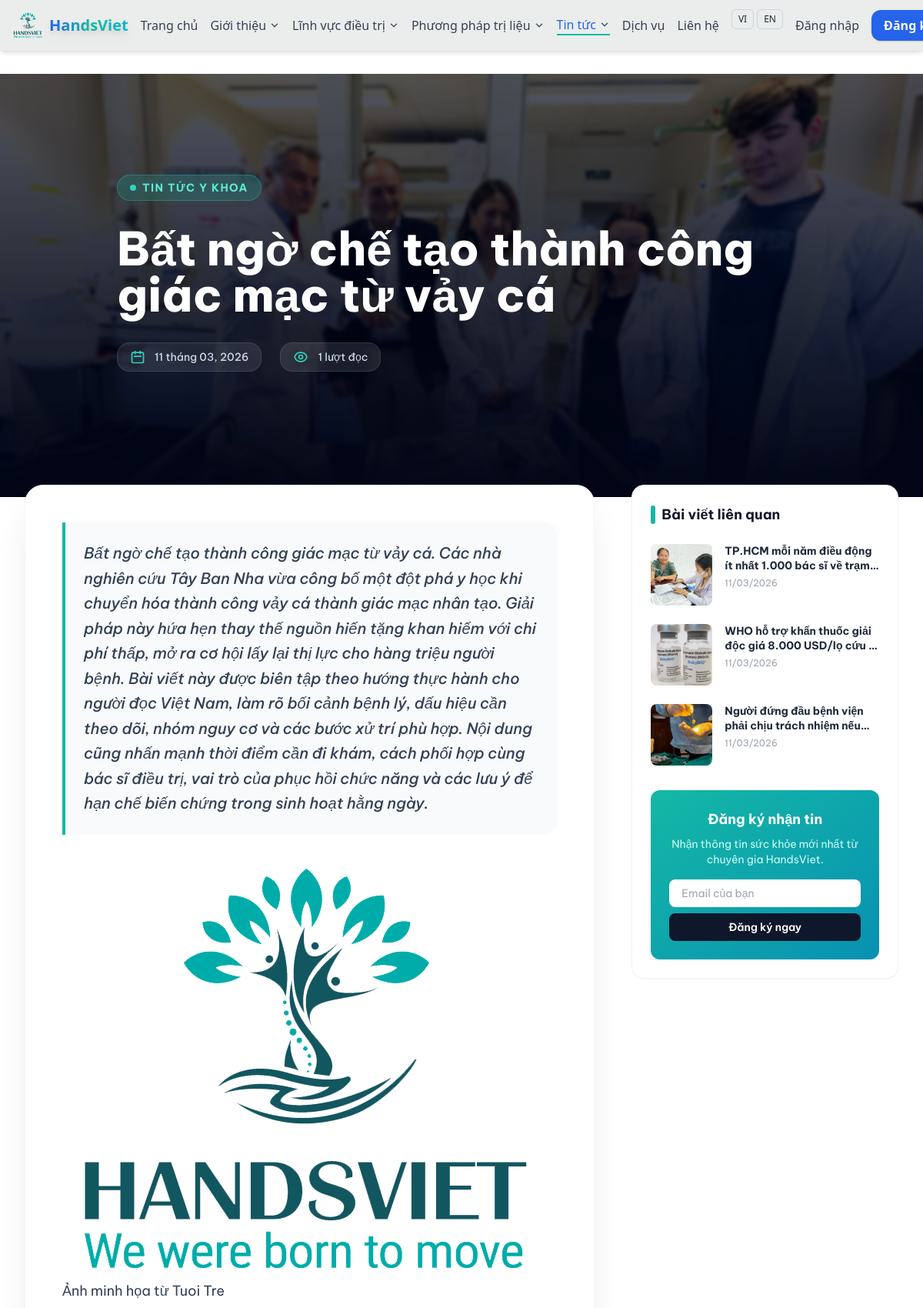
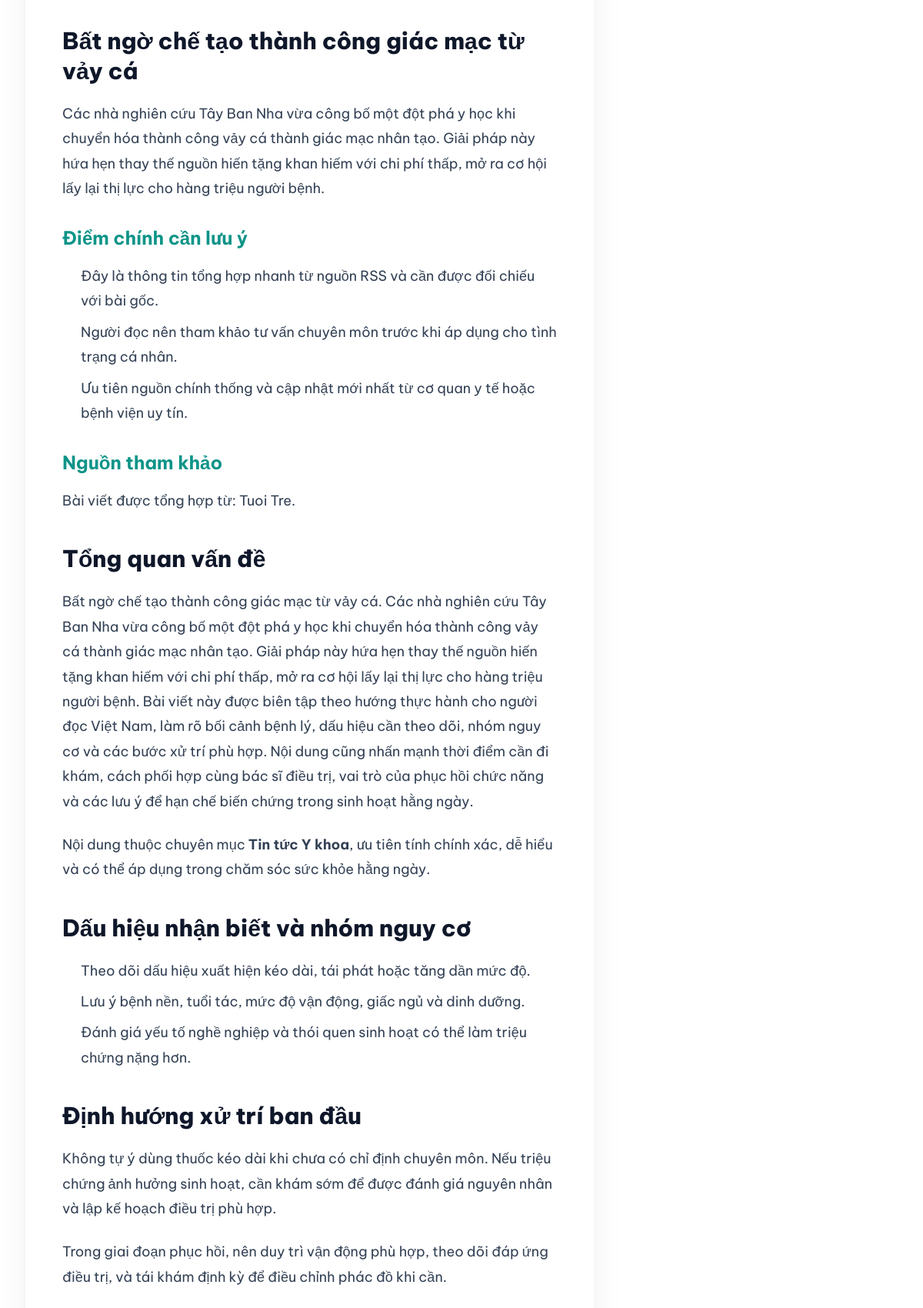
Page /news/bat-ngo-che-tao-thanh-cong-giac-mac-tu-vay-ca/ (upper part) on the committed database (2 pictures, top to bottom).
### hansviet_admin/models.py (models this page shows, shortened)
class NewsArticle(models.Model):
    category = models.ForeignKey(NewsCategory, on_delete=models.SET_NULL, null=True, blank=True)
    title = models.CharField(max_length=255)
    slug = models.SlugField(unique=True)
    summary = models.TextField(blank=True)
    content = models.TextField(blank=True)
    thumbnail = models.FileField(upload_to="news/", blank=True, null=True)
    author = models.ForeignKey(get_user_model(), on_delete=models.SET_NULL, null=True, blank=True)
    published_at = models.DateTimeField(auto_now_add=True)
    view_count = models.PositiveIntegerField(default=0)
    is_published = models.BooleanField(default=False)
    source_url = models.URLField(blank=True)
    source_name = models.CharField(max_length=255, blank=True)
    ai_source = models.CharField(max_length=100, blank=True)
    is_auto_generated = models.BooleanField(default=False)
    needs_review = models.BooleanField(default=True)
    class Meta:
        ordering = ["-published_at"]
        verbose_name = "News Article"
        verbose_name_plural = "News Articles"

class NewsCategory(models.Model):
    name = models.CharField(max_length=255)
    slug = models.SlugField(unique=True)
    class Meta:
        verbose_name = "News Category"
        verbose_name_plural = "News Categories"
        ordering = ["name"]

### hansviet_user/views.py (the view)
def news_detail(request, slug=None):
    article = get_object_or_404(
        NewsArticle.objects.select_related("category", "author"),
        slug=slug,
        is_published=True,
    )
    NewsArticle.objects.filter(pk=article.pk).update(view_count=F("view_count") + 1)
    article.refresh_from_db(fields=["view_count"])
    related = (
        NewsArticle.objects.filter(category=article.category, is_published=True)
        .exclude(pk=article.pk)
        .order_by("-published_at", "-id")[:3]
    )
    return render(request, "pages/news_detail.html", {"article": article, "related_articles": related})

### hansviet_user/templates/pages/news_detail.html (shortened to what this page needs)
﻿{% load static %}
<!DOCTYPE html>
<html lang="vi">
<head>
    <script src="https://cdn.tailwindcss.com"></script>
    <link rel="stylesheet" href="{% static 'css/home.css' %}">
</head>
<body class="bg-white text-slate-800 antialiased">
    {% include 'pages/header_tailwind.html' %}
    <div class="relative min-h-[450px] md:min-h-[550px] flex items-center pt-24 pb-32 overflow-hidden bg-slate-950">
        <div class="absolute inset-0 z-0">
            {% if article.thumbnail %}
            <img src="{{ article.thumbnail.url }}" class="w-full h-full object-cover opacity-50 contrast-125 scale-105"
                alt="{{ article.title }}">
            {% else %}
            <img src="{% static 'images/rehabilitation.png' %}" class="w-full h-full object-cover opacity-50 contrast-125 scale-105"
                alt="{{ article.title }}">
            {% endif %}
            <div class="absolute inset-0 bg-gradient-to-t from-slate-950 via-slate-950/60 to-slate-950/20"></div>
            <div class="absolute inset-0 bg-slate-950/20 backdrop-blur-[2px]"></div>
        </div>
        <div class="max-w-6xl mx-auto px-4 sm:px-6 lg:px-8 relative z-10">
            <div class="max-w-4xl">
                <div
                    class="inline-flex items-center gap-2 px-4 py-1.5 rounded-full bg-teal-500/20 backdrop-blur-md border border-teal-400/30 mb-8 transform -translate-y-4 animate-fade-in-up">
                    <span class="w-2 h-2 rounded-full bg-teal-400 animate-pulse"></span>
                    <span class="text-sm font-bold text-teal-300 uppercase tracking-widest">
                        {% if article.category %}
                        {{ article.category.name }}
                        {% else %}
                        Tin tức
                        {% endif %}
                    </span>
                </div>
                <h1
                    class="text-4xl md:text-6xl font-extrabold text-white mb-8 leading-tight animate-fade-in-up delay-100 drop-shadow-2xl">
                    {{ article.title }}
                </h1>
                <div
                    class="flex flex-wrap items-center gap-6 text-slate-300 text-sm font-medium animate-fade-in-up delay-200">
                    <div
                        class="flex items-center gap-3 bg-white/10 px-4 py-2 rounded-2xl backdrop-blur-md border border-white/10">
                        <svg class="w-5 h-5 text-teal-400" fill="none" stroke="currentColor" viewBox="0 0 24 24">
                            <path stroke-linecap="round" stroke-linejoin="round" stroke-width="2"
                                d="M8 7V3m8 4V3m-9 8h10M5 21h14a2 2 0 002-2V7a2 2 0 00-2-2H5a2 2 0 00-2 2v12a2 2 0 002 2z">
                            </path>
                        </svg>
                        <span>{{ article.published_at|date:"d" }} tháng {{ article.published_at|date:"m, Y" }}</span>
                    </div>
                    <div
                        class="flex items-center gap-3 bg-white/10 px-4 py-2 rounded-2xl backdrop-blur-md border border-white/10">
                        <span>{{ article.view_count|default:0 }} lượt đọc</span>
                    </div>
                </div>
            </div>
        </div>
    </div>
    <div class="max-w-7xl mx-auto px-4 sm:px-6 lg:px-8 py-12 -mt-16 relative z-20">
        <div class="grid grid-cols-1 lg:grid-cols-12 gap-12">
            <main class="lg:col-span-8">
                <div class="bg-white rounded-3xl p-8 md:p-12 shadow-2xl shadow-slate-900/10 border border-slate-100">
                    <div
                        class="text-xl font-medium text-slate-700 mb-10 leading-relaxed border-l-4 border-teal-500 pl-6 italic bg-slate-50 py-6 pr-6 rounded-r-2xl">
                        {{ article.summary }}
                    </div>
                    <div
                        class="prose prose-lg prose-slate max-w-none prose-headings:font-bold prose-headings:text-slate-800 prose-a:text-teal-600 hover:prose-a:text-teal-800 prose-img:rounded-3xl prose-img:shadow-2xl">
                        <div class="font-news">
                            {{ article.content|safe|linebreaks }}
                        </div>
                    </div>
                </div>
            </main>
            <aside class="lg:col-span-4 space-y-8">
                <div class="bg-white rounded-2xl p-6 shadow-sm border border-gray-100 sticky top-24">
                    <h3 class="text-lg font-bold text-gray-900 mb-6 flex items-center gap-2">
                        <span class="w-1.5 h-6 bg-teal-500 rounded-full"></span>
                        Bài viết liên quan
                    </h3>
                    <div class="space-y-6">
                        {% if related_articles %}
                        {% for related in related_articles %}
                        <a href="{% url 'news:news_detail' slug=related.slug %}" class="group flex gap-4 items-start">
                            <div class="w-20 h-20 flex-shrink-0 rounded-lg overflow-hidden bg-gray-200">
                                <img src="{% if related.thumbnail %}{{ related.thumbnail.url }}{% else %}{% static 'images/rehabilitation.png' %}{% endif %}"
                                    alt="{{ related.title }}"
                                    class="w-full h-full object-cover group-hover:scale-110 transition-transform duration-500">
                            </div>
                            <div>
                                <h4
                                    class="font-bold text-slate-800 text-sm leading-snug group-hover:text-teal-600 transition-colors line-clamp-2 mb-1">
                                    {{ related.title }}
                                </h4>
                                <span class="text-xs text-gray-400">{{ related.published_at|date:"d/m/Y" }}</span>
                            </div>
                        </a>
                        {% endfor %}
                        {% else %}
                        <p class="text-sm text-gray-500">Chưa có bài viết liên quan.</p>
                        {% endif %}
                    </div>
                    <div class="mt-8 p-6 rounded-xl bg-gradient-to-br from-teal-500 to-cyan-600 text-white text-center">
                        <h4 class="font-bold text-lg mb-2">Đăng ký nhận tin</h4>
                        <p class="text-sm text-teal-100 mb-4">Nhận thông tin sức khỏe mới nhất từ chuyên gia HandsViet.
                        </p>
                        <input type="email" placeholder="Email của bạn"
                            class="w-full px-4 py-2 rounded-lg text-gray-800 text-sm mb-2 focus:outline-none ring-2 ring-transparent focus:ring-teal-300">
                        <button
                            class="w-full py-2 bg-slate-900 hover:bg-black text-white rounded-lg text-sm font-semibold transition-colors">Đăng ký ngay</button>
                    </div>
                </div>
            </aside>
        </div>
    </div>
</body>
</html>

### hansviet_user/static/css/home.css (style rules this page uses)
*, *::before, *::after { box-sizing: border-box; }
html, body { max-width: 100%; }

### hansviet_user/templates/pages/news_detail.html (style rules this page uses)
body { font-family: 'Be Vietnam Pro', sans-serif; }
.animate-fade-in-up { opacity: 0; animation: fadeInUp 0.8s cubic-bezier(0.16, 1, 0.3, 1) forwards; }
.delay-100 { animation-delay: 0.15s; }
.delay-200 { animation-delay: 0.3s; }
.font-news { font-size: 1.125rem; line-height: 1.8; color: #334155; }
.font-news h2 { font-size: 1.875rem; font-weight: 800; color: #0f172a; margin-top: 2.5rem; margin-bottom: 1.25rem; line-height: 1.3; }
.font-news h3 { font-size: 1.5rem; font-weight: 700; color: #0d9488; margin-top: 2rem; margin-bottom: 1rem; line-height: 1.4; }
.font-news p { margin-bottom: 1.5rem; }
.font-news ul, .font-news ol { margin-bottom: 1.5rem; padding-left: 1.5rem; }
.font-news li { margin-bottom: 0.5rem; }
body { @apply font-sans; }

### hansviet_user/templates/pages/header_tailwind.html (style rules this page uses)
html { scrollbar-width: thin !important; scrollbar-color: #14b8a6 #f1f5f9 !important; }

### rows in the picture
NewsArticle: thumbnail (picture), category.name "TIN TỨC Y KHOA", title "Bất ngờ chế tạo thành công giác mạc từ vảy cá", published_at "11", published_at "03, 2026", view_count "1", summary "Bất ngờ chế tạo thành công giác mạc từ vảy cá. Các nhà nghiên cứu Tây Ban Nha vừa công bố một đột phá y học khi chuyển hóa thành công vảy cá thành giác mạc nhân tạo. Giải pháp này hứa hẹn thay thế nguồn hiến tặng khan hiếm với chi phí thấp, mở ra cơ hội lấy lại thị lực cho hàng triệu người bệnh. Bài viết này được biên tập theo hướng thực hành cho người đọc Việt Nam, làm rõ bối cảnh bệnh lý, dấu hiệu cần theo dõi, nhóm nguy cơ và các bước xử trí phù hợp. Nội dung cũng nhấn mạnh thời điểm cần đi khám, cách phối hợp cùng bác sĩ điều trị, vai trò của phục hồi chức năng và các lưu ý để hạn chế biến chứng trong sinh hoạt hằng ngày.", content (picture), content "Ảnh minh họa từ Tuoi Tre Bất ngờ chế tạo thành công giác mạc từ vảy cá Các nhà nghiên cứu Tây Ban Nha vừa công bố một đột phá y học khi chuyển hóa thành công vảy cá thành giác mạc nhân tạo. Giải pháp này hứa hẹn thay thế nguồn hiến tặng khan hiếm với chi phí thấp, mở ra cơ hội lấy lại thị lực cho hàng triệu người bệnh. Điểm chính cần lưu ý Đây là thông tin tổng hợp nhanh từ nguồn RSS và cần được đối chiếu với bài gốc. Người đọc nên tham khảo tư vấn chuyên môn trước khi áp dụng cho tình trạng cá nhân. Ưu tiên nguồn chính thống và cập nhật mới nhất từ cơ quan y tế hoặc bệnh viện uy tín. Nguồn tham khảo Bài viết được tổng hợp từ: Tuoi Tre . Tổng quan vấn đề Bất ngờ chế tạo thành công giác mạc…"
NewsArticle: thumbnail (picture), title "TP.HCM mỗi năm điều động ít nhất 1.000 bác sĩ về trạm…", published_at "11/03/2026"
NewsArticle: thumbnail (picture), title "WHO hỗ trợ khẩn thuốc giải độc giá 8.000 USD/lọ cứu…", published_at "11/03/2026"
NewsArticle: thumbnail (picture), title "Người đứng đầu bệnh viện phải chịu trách nhiệm…", published_at "11/03/2026"
